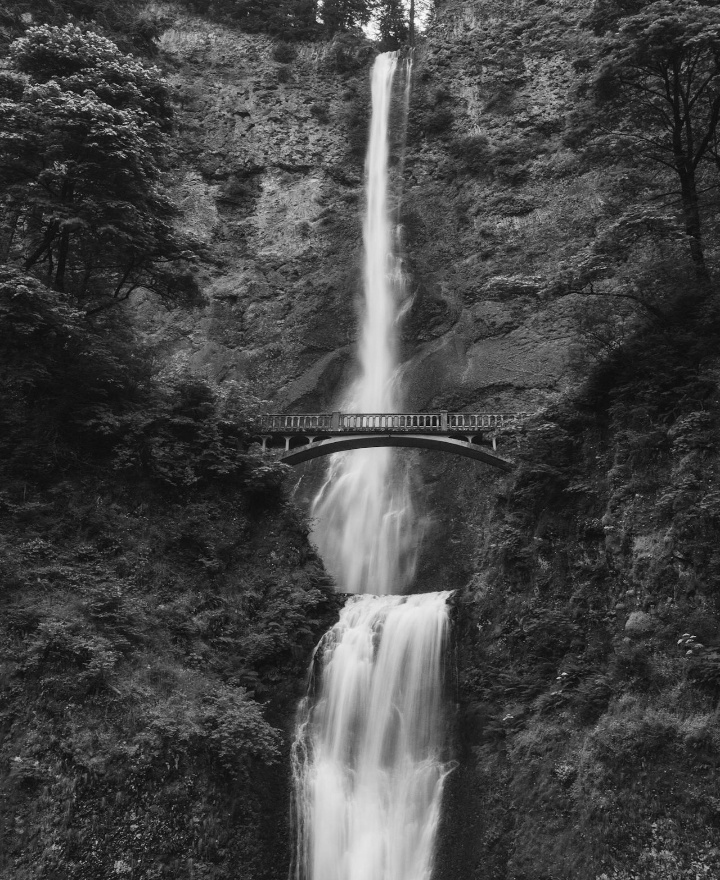
#> input picture OpenCV/resized_waterfall.jpg, 720 x 880 px
$ python edge_detection.py
#> lines starting #> are read from the running program, lines starting #| are printed output that depends on the picture
import cv2
import numpy as np

img = cv2.imread("resized_waterfall.jpg")
#> img is the input picture: shape (880, 720, 3); min 0, max 254, mean 68.5

resize = cv2.resize(img, (520,520))
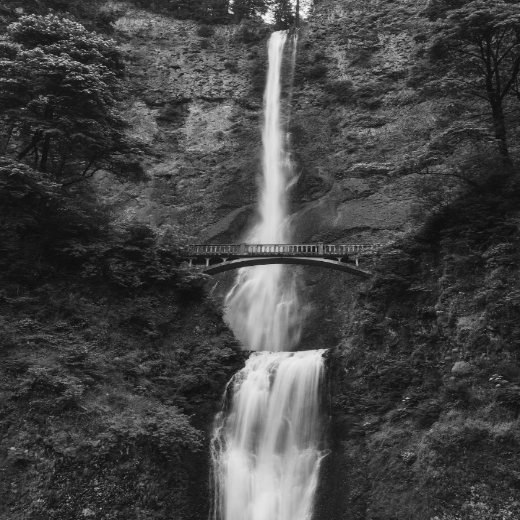
#> resize: shape (520, 520, 3); min 7, max 250, mean 68.4

min_thresh = 100
max_thresh = 200

edges = cv2.Canny(resize, min_thresh, max_thresh)
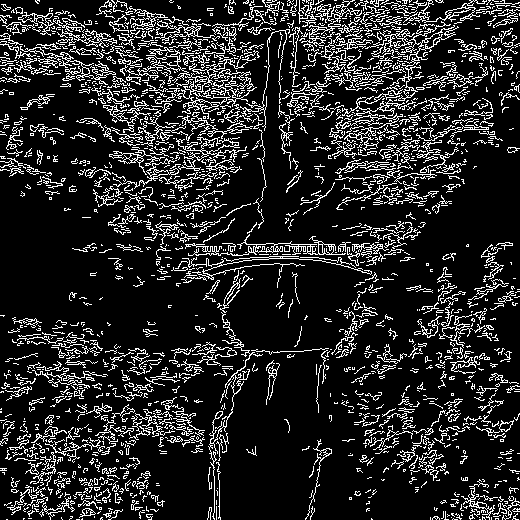
#> edges: shape (520, 520); 15.2% white in thin lines or dots

cv2.imshow("Original", resize)
cv2.imshow("Edges", edges)

cv2.waitKey(0)
cv2.destroyAllWindows()
